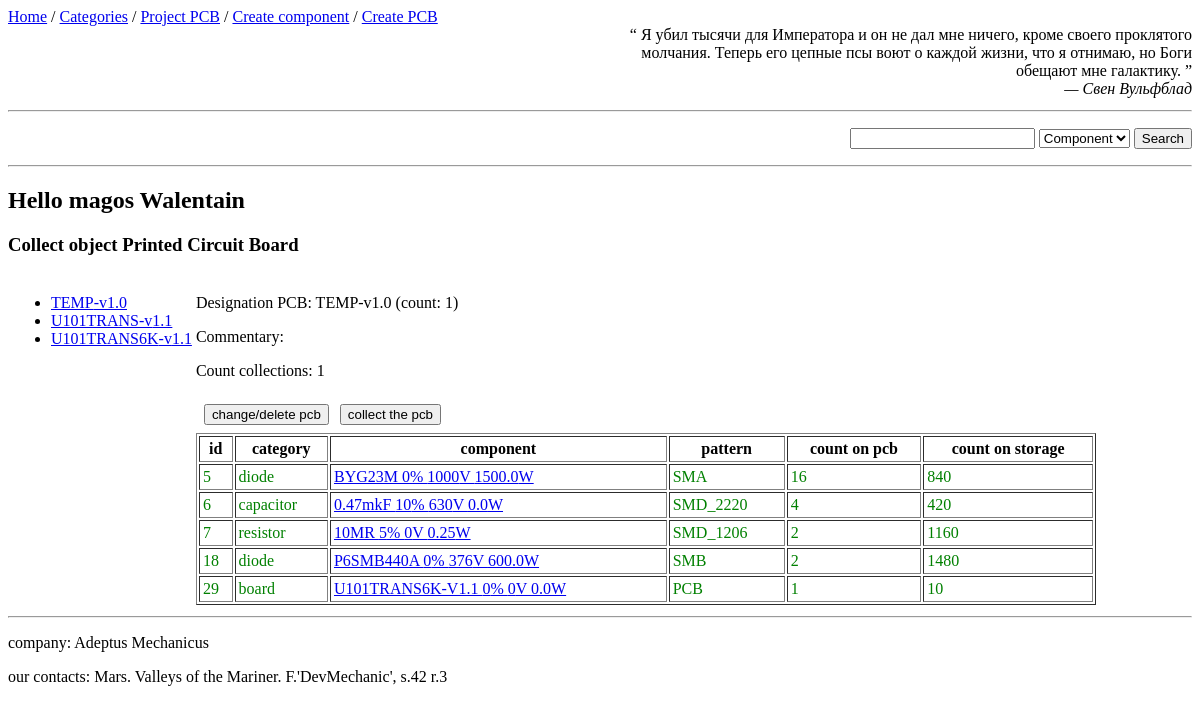
Page /assembly_pcb/TEMP/1.0 on the committed database.
### app_comp/models.py (models this page shows, shortened)
class PCBoard(db.Model):
    __tablename__ = 'PCB'
    id = db.Column(db.Integer, primary_key=True)
    name = db.Column(db.String(128), nullable=False)
    version = db.Column(db.Float, default=0.0)
    count_boards = db.Column(db.Integer, default=1)
    comment = db.Column(db.Text)
    components = db.relationship("AssociatedCompPcb",
                                 back_populates='pcb',
                                 cascade='all, delete')
    def __str__(self):
        return f"{self.name}-v{self.version} (count: {self.count_boards})"
    def get_parameters_as_dict(self):
        _components = [(c.component, c.comp_count) for c in self.components]
        return {'name': f'{self.name}-v{self.version}',
                'comment': self.comment,
                'count_collect': self.count_boards,
                'components': _components,
                }

class Component(db.Model):
    __tablename__ = 'components'
    id = db.Column(db.Integer, primary_key=True)
    value = db.Column(db.String(128), index=True, nullable=False)
    tolerance = db.Column(db.Float, default=None)   # %
    voltage = db.Column(db.Integer, default=None)  # V
    power = db.Column(db.Float, default=None)   # W
    count = db.Column(db.Integer, default=0)
    comment = db.Column(db.Text)
    category_name = db.Column(db.String(128), db.ForeignKey("categories.name"))
    pattern_name = db.Column(db.String(128), db.ForeignKey("patterns.name"))
    pcboards = db.relationship("AssociatedCompPcb",
                               back_populates='component')

### app_comp/views.py (the view)
@app.route('/assembly_pcb/<string:pcb_name>/<float:pcb_version>', methods=['get', 'post'])
def list_pcb(pcb_name='pcb', pcb_version=0.0):
    all_pcb = crud.read_table_sorted(PCBoard, PCBoard.name)
    if request.method == 'POST':
        data = request.form['rework']
        if data == 'change':
            return redirect(url_for('change_pcb', pcb_name=pcb_name, pcb_version=pcb_version))
        elif data == "collect":
            return redirect(url_for('collect_pcb', pcb_name=pcb_name, pcb_version=pcb_version))
    if pcb_name != 'pcb':
        filter = (PCBoard.name == pcb_name, PCBoard.version == pcb_version)
        pcb = crud.read_table_filter_first(PCBoard, filter)
        components_on_pcb = pcb.get_parameters_as_dict()['components']
        if components_on_pcb:
            return render_template("pcb_view.html",
                                   title='Collect object Printed Circuit Board',
                                   all_pcb=all_pcb,
                                   pcb_obj=pcb,
                                   components_on_pcb=components_on_pcb)
        else:
            return redirect(url_for("list_pcb", pcb_name='pcb', pcb_version=1.0))
    return render_template("pcb_view.html",
                           title="Printed Circuit Board",
                           all_pcb=all_pcb)

### app_comp/forms.py
class SearchForm(FlaskForm):
    value = StringField("Serach value:", validators=[DataRequired()])
    type_search = SelectField("type", choices=['Component', 'PCBoard', 'Pattern'],
                              validators=[DataRequired()],
                              default='Component')
    search = SubmitField('Search')

### app_comp/tools/database_tools.py (called while the page is built)
    def read_table_filter_first(self, table, filter_param: tuple) -> list:
        if isinstance(table, (tuple, list)):
            return self.db.session.query(*table).filter(*filter_param).first()
        return self.db.session.query(table).filter(*filter_param).first()

    def read_table_sorted(self, table, sorted_param):
        return self.db.session.query(table).order_by(sorted_param).all()

### app_comp/tools/quotes.py (called while the page is built)
def get_json_data(path_):
    with open(path_, 'r') as json_object:
        json_data = json.load(json_object)
    return json_data

def random_quote(path=path_to_json):
    quotes = get_json_data(path)
    return random.choice(quotes)

### app_comp/views.py (called while the page is built)
@app.before_request
def base():
    g.form_search = SearchForm()
    temp_bd['quote'] = random_quote()
    temp_bd['user'] = 'magos Walentain'
    g.bd = temp_bd

### app_comp/templates/pcb_view.html
{% extends 'base.html'%}
{% import 'macros.html' as macros %}
{% block content %}
<h3> {{title}} </h3>
<table>
    <tr>
        <td valign="top" align="left">
        {% include "pcb_part/pcb_menu.html" %}
        </td>
        <td valign="top" align="center" width="900px">
        {% include "pcb_part/pcb_content.html" %}
        </td>
    </tr>
</table>
{% endblock %}

### app_comp/templates/macros.html (shortened to what this page needs)
{% macro show_comps_pcb_as_table(pcb_components) %}
<table border="1" width="100%" cellspacing="2" cellpadding="3">
    <tr>
        <th>id</th><th>category</th> <th>component</th> <th>pattern</th> <th>count on pcb</th> <th>count on storage</th>
    </tr>
    {% for i in pcb_components %}
        {% if i[0]['count'] < i[1] %}
            <tr class="color-text-red">
        {% else %}
            <tr class="color-text-green">
        {% endif %}
            <td>{{i[0]['id']}}</td>
            <td>{{i[0]['category_name']}}</td>
            <td><a href="{{url_for('change_component', id_component=i[0]['id'])}}">
            {{i[0]['value']}} {{i[0]['tolerance']}}% {{ i[0]['voltage'] }}V {{ i[0]['power']}}W</a></td>
            <td>{{i[0]['pattern_name']}}</td>
            <td>{{i[1]}}
            <td>{{i[0]['count']}}</td>
        </tr>
    {% endfor %}
</table>
{% endmacro %}

### app_comp/templates/pcb_part/pcb_menu.html (shortened to what this page needs)
<ul>
    {% for pcb in all_pcb %}
        <li>
            <a href="{{ url_for('list_pcb', pcb_name=pcb.name, pcb_version=pcb.version) }}">
                {{pcb.name}}-v{{pcb.version}}
            </a>
         </li>
    {% endfor %}
</ul>

### app_comp/templates/pcb_part/pcb_content.html (shortened to what this page needs)
{% import 'macros.html' as macros %}
{% if pcb_obj %}
<div align="left">
    <p>Designation PCB: {{pcb_obj}}</p>
    <p>Commentary: {{ pcb_obj.comment }}</p>
    <p>Count collections: 1</p>
</div>
<div align="left">
    <table cellspacing="5" cellpadding="3">
        <tr>
            <td valign="top">
            <form method="post" action="{{url_for('list_pcb', pcb_name=pcb_obj.name, pcb_version=pcb_obj.version)}}">
                <input type="submit" value="change/delete pcb">
            </form>
            </td>
            <td valign="top">
            <form method="post" action="{{url_for('list_pcb', pcb_name=pcb_obj.name, pcb_version=pcb_obj.version)}}">
                <input type="submit" value="collect the pcb">
            </form>
            </td>
        </tr>
    </table>
</div>
{% endif %}
{% if components_on_pcb %}
    <div>
    {{ macros.show_comps_pcb_as_table(components_on_pcb) }}
    </div>
{% else %}
<div align="center">
    <img width="350px" src="../../static/images/AM_icon.jpg" alt="Adeptus Mechanicus are wait"></div>
{% endif %}

### app_comp/static/style.css (style rules this page uses)
.color-text-green { color: green; }

### rows in the picture
PCBoard: name "TEMP", version "1.0", name+version+count_boards "TEMP-v1.0 (count: 1)"
PCBoard: name "U101TRANS", version "1.1"
PCBoard: name "U101TRANS6K", version "1.1"
Component: id "5", category_name "diode", value "BYG23M", tolerance "0", voltage "1000", power "1500.0", pattern_name "SMA", i "16", count "840"
Component: id "6", category_name "capacitor", value "0.47mkF", tolerance "10", voltage "630", power "0.0", pattern_name "SMD_2220", i "4", count "420"
Component: id "7", category_name "resistor", value "10MR", tolerance "5", voltage "0", power "0.25", pattern_name "SMD_1206", i "2", count "1160"
Component: id "18", category_name "diode", value "P6SMB440A", tolerance "0", voltage "376", power "600.0", pattern_name "SMB", i "2", count "1480"
Component: id "29", category_name "board", value "U101TRANS6K-V1.1", tolerance "0", voltage "0", power "0.0", pattern_name "PCB", i "1", count "10"

### other values in the picture
{{ g.bd.quote[0] }} "Я убил тысячи для Императора и он не дал мне ничего, кроме своего проклятого молчания. Теперь его цепные псы воют о каждой жизни, что я отнимаю, но Боги обещают мне галактику."
{{ g.bd.quote[1] }} "— Свен Вульфблад"
{{ g.bd.user }} "magos Walentain"
{{ title }} "Collect object Printed Circuit Board"
{{ g.bd.company }} "Adeptus Mechanicus"
{{ g.bd.contacts }} "Mars. Valleys of the Mariner. F.'DevMechanic', s.42 r.3"
